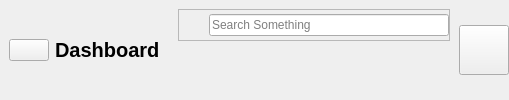
         <widget class="QWidget" name="HeaderFrame" native="true">
          <layout class="QHBoxLayout" name="horizontalLayout_2">
           <property name="spacing">
            <number>0</number>
           </property>
           <property name="leftMargin">
            <number>0</number>
           </property>
           <property name="topMargin">
            <number>0</number>
           </property>
           <property name="rightMargin">
            <number>0</number>
           </property>
           <property name="bottomMargin">
            <number>0</number>
           </property>
           <item alignment="Qt::AlignLeft">
            <widget class="QWidget" name="widget" native="true">
             <layout class="QHBoxLayout" name="horizontalLayout_3">
              <item>
               <widget class="QPushButton" name="menuBtn">
                <property name="text">
                 <string/>
                </property>
                <property name="icon">
                 <iconset resource="resources.qrc">
                  <normaloff>:/blackicons/Graphics/featherBlack/menu.svg</normaloff>:/blackicons/Graphics/featherBlack/menu.svg</iconset>
                </property>
                <property name="iconSize">
                 <size>
                  <width>24</width>
                  <height>24</height>
                 </size>
                </property>
               </widget>
              </item>
              <item>
               <widget class="QLabel" name="appHeader">
                <property name="font">
                 <font>
                  <pointsize>15</pointsize>
                  <weight>75</weight>
                  <bold>true</bold>
                 </font>
                </property>
                <property name="text">
                 <string>Dashboard</string>
                </property>
               </widget>
              </item>
             </layout>
            </widget>
           </item>
           <item alignment="Qt::AlignHCenter">
            <widget class="QWidget" name="widget_2" native="true">
             <property name="minimumSize">
              <size>
               <width>290</width>
               <height>0</height>
              </size>
             </property>
             <layout class="QHBoxLayout" name="horizontalLayout_4">
              <item alignment="Qt::AlignTop">
               <widget class="QFrame" name="searchframe">
                <property name="minimumSize">
                 <size>
                  <width>160</width>
                  <height>0</height>
                 </size>
                </property>
                <property name="frameShape">
                 <enum>QFrame::StyledPanel</enum>
                </property>
                <property name="frameShadow">
                 <enum>QFrame::Sunken</enum>
                </property>
                <layout class="QHBoxLayout" name="horizontalLayout_5">
                 <property name="spacing">
                  <number>0</number>
                 </property>
                 <property name="leftMargin">
                  <number>0</number>
                 </property>
                 <property name="topMargin">
                  <number>0</number>
                 </property>
                 <property name="rightMargin">
                  <number>0</number>
                 </property>
                 <property name="bottomMargin">
                  <number>0</number>
                 </property>
                 <item>
                  <widget class="QLabel" name="label_2">
                   <property name="minimumSize">
                    <size>
                     <width>30</width>
                     <height>30</height>
                    </size>
                   </property>
                   <property name="maximumSize">
                    <size>
                     <width>30</width>
                     <height>30</height>
                    </size>
                   </property>
                   <property name="text">
                    <string/>
                   </property>
                   <property name="pixmap">
                    <pixmap resource="resources.qrc">:/blackicons/Graphics/featherBlack/search.svg</pixmap>
                   </property>
                   <property name="scaledContents">
                    <bool>true</bool>
                   </property>
                  </widget>
                 </item>
                 <item>
                  <widget class="QLineEdit" name="lineEdit">
                   <property name="placeholderText">
                    <string>Search Something</string>
                   </property>
                  </widget>
                 </item>
                </layout>
               </widget>
              </item>
             </layout>
            </widget>
           </item>
           <item>
            <widget class="QWidget" name="widget_3" native="true">
             <layout class="QHBoxLayout" name="horizontalLayout_6">
              <property name="spacing">
               <number>0</number>
              </property>
              <property name="leftMargin">
               <number>0</number>
              </property>
              <property name="topMargin">
               <number>0</number>
              </property>
              <property name="rightMargin">
               <number>0</number>
              </property>
              <property name="bottomMargin">
               <number>0</number>
              </property>
              <item alignment="Qt::AlignRight">
               <widget class="QPushButton" name="accountBtn">
                <property name="minimumSize">
                 <size>
                  <width>50</width>
                  <height>50</height>
                 </size>
                </property>
                <property name="text">
                 <string/>
                </property>
                <property name="icon">
                 <iconset resource="resources.qrc">
                  <normaloff>:/blackicons/Graphics/featherBlack/user.svg</normaloff>:/blackicons/Graphics/featherBlack/user.svg</iconset>
                </property>
                <property name="iconSize">
                 <size>
                  <width>32</width>
                  <height>32</height>
                 </size>
                </property>
               </widget>
              </item>
             </layout>
            </widget>
           </item>
          </layout>
         </widget>
